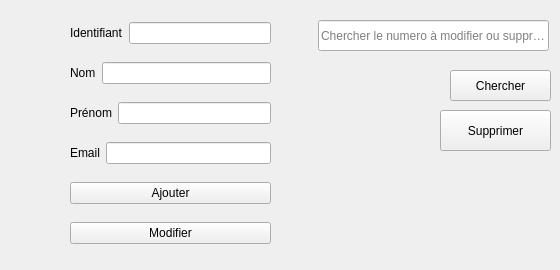
          <widget class="QWidget" name="tab_86">
           <attribute name="title">
            <string>Ajouter/Modifier les coordonnées</string>
           </attribute>
           <widget class="QWidget" name="layoutWidget_5">
            <property name="geometry">
             <rect>
              <x>70</x>
              <y>10</y>
              <width>201</width>
              <height>251</height>
             </rect>
            </property>
            <layout class="QVBoxLayout" name="verticalLayout_8">
             <item>
              <layout class="QHBoxLayout" name="horizontalLayout_26">
               <item>
                <widget class="QLabel" name="label_28">
                 <property name="text">
                  <string>Identifiant</string>
                 </property>
                </widget>
               </item>
               <item>
                <widget class="QLineEdit" name="idchauf"/>
               </item>
              </layout>
             </item>
             <item>
              <layout class="QHBoxLayout" name="horizontalLayout_27">
               <item>
                <widget class="QLabel" name="label_29">
                 <property name="text">
                  <string>Nom</string>
                 </property>
                </widget>
               </item>
               <item>
                <widget class="QLineEdit" name="nomchauf"/>
               </item>
              </layout>
             </item>
             <item>
              <layout class="QHBoxLayout" name="horizontalLayout_28">
               <item>
                <widget class="QLabel" name="label_30">
                 <property name="text">
                  <string>Prénom</string>
                 </property>
                </widget>
               </item>
               <item>
                <widget class="QLineEdit" name="prenomchauf"/>
               </item>
              </layout>
             </item>
             <item>
              <layout class="QHBoxLayout" name="horizontalLayout_29">
               <item>
                <widget class="QLabel" name="label_31">
                 <property name="text">
                  <string>Email</string>
                 </property>
                </widget>
               </item>
               <item>
                <widget class="QLineEdit" name="emailchauf"/>
               </item>
              </layout>
             </item>
             <item>
              <widget class="QPushButton" name="ajoutchauff">
               <property name="text">
                <string>Ajouter</string>
               </property>
              </widget>
             </item>
             <item>
              <widget class="QPushButton" name="modichauff">
               <property name="text">
                <string>Modifier</string>
               </property>
              </widget>
             </item>
            </layout>
           </widget>
           <widget class="QPushButton" name="chercherchauff_2">
            <property name="geometry">
             <rect>
              <x>450</x>
              <y>70</y>
              <width>101</width>
              <height>31</height>
             </rect>
            </property>
            <property name="text">
             <string>Chercher</string>
            </property>
           </widget>
           <widget class="QLineEdit" name="chercherchauff">
            <property name="geometry">
             <rect>
              <x>318</x>
              <y>20</y>
              <width>231</width>
              <height>31</height>
             </rect>
            </property>
            <property name="text">
             <string/>
            </property>
            <property name="placeholderText">
             <string>Chercher le numero à modifier ou supprimer</string>
            </property>
           </widget>
           <widget class="QPushButton" name="suppchauff_2">
            <property name="geometry">
             <rect>
              <x>440</x>
              <y>110</y>
              <width>111</width>
              <height>41</height>
             </rect>
            </property>
            <property name="text">
             <string>Supprimer</string>
            </property>
           </widget>
          </widget>
